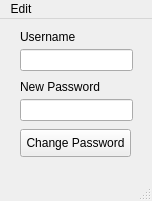
<?xml version="1.0" encoding="UTF-8"?>
<ui version="4.0">
 <class>change_password</class>
 <widget class="QMainWindow" name="change_password">
  <property name="geometry">
   <rect>
    <x>0</x>
    <y>0</y>
    <width>152</width>
    <height>201</height>
   </rect>
  </property>
  <property name="windowTitle">
   <string>Change Password</string>
  </property>
  <widget class="QWidget" name="centralwidget">
   <widget class="QLabel" name="username">
    <property name="geometry">
     <rect>
      <x>20</x>
      <y>10</y>
      <width>71</width>
      <height>16</height>
     </rect>
    </property>
    <property name="text">
     <string>Username</string>
    </property>
   </widget>
   <widget class="QLineEdit" name="username_input">
    <property name="geometry">
     <rect>
      <x>20</x>
      <y>30</y>
      <width>113</width>
      <height>22</height>
     </rect>
    </property>
    <property name="sizePolicy">
     <sizepolicy hsizetype="Fixed" vsizetype="Fixed">
      <horstretch>0</horstretch>
      <verstretch>0</verstretch>
     </sizepolicy>
    </property>
   </widget>
   <widget class="QLabel" name="new_password">
    <property name="geometry">
     <rect>
      <x>20</x>
      <y>60</y>
      <width>101</width>
      <height>16</height>
     </rect>
    </property>
    <property name="text">
     <string>New Password</string>
    </property>
   </widget>
   <widget class="QLineEdit" name="new_password_input">
    <property name="geometry">
     <rect>
      <x>20</x>
      <y>80</y>
      <width>113</width>
      <height>22</height>
     </rect>
    </property>
    <property name="sizePolicy">
     <sizepolicy hsizetype="Fixed" vsizetype="Fixed">
      <horstretch>0</horstretch>
      <verstretch>0</verstretch>
     </sizepolicy>
    </property>
    <property name="inputMask">
     <string/>
    </property>
    <property name="text">
     <string/>
    </property>
    <property name="echoMode">
     <enum>QLineEdit::Password</enum>
    </property>
   </widget>
   <widget class="QPushButton" name="change_password_2">
    <property name="geometry">
     <rect>
      <x>20</x>
      <y>110</y>
      <width>111</width>
      <height>28</height>
     </rect>
    </property>
    <property name="cursor">
     <cursorShape>PointingHandCursor</cursorShape>
    </property>
    <property name="text">
     <string>Change Password</string>
    </property>
    <property name="shortcut">
     <string>Return</string>
    </property>
   </widget>
  </widget>
  <widget class="QMenuBar" name="menubar">
   <property name="geometry">
    <rect>
     <x>0</x>
     <y>0</y>
     <width>152</width>
     <height>26</height>
    </rect>
   </property>
   <widget class="QMenu" name="menuEdit">
    <property name="title">
     <string>Edit</string>
    </property>
    <addaction name="actionSettings"/>
   </widget>
   <addaction name="menuEdit"/>
  </widget>
  <widget class="QStatusBar" name="statusbar"/>
  <action name="actionSettings">
   <property name="text">
    <string>Settings</string>
   </property>
  </action>
 </widget>
 <resources/>
 <connections/>
</ui>
